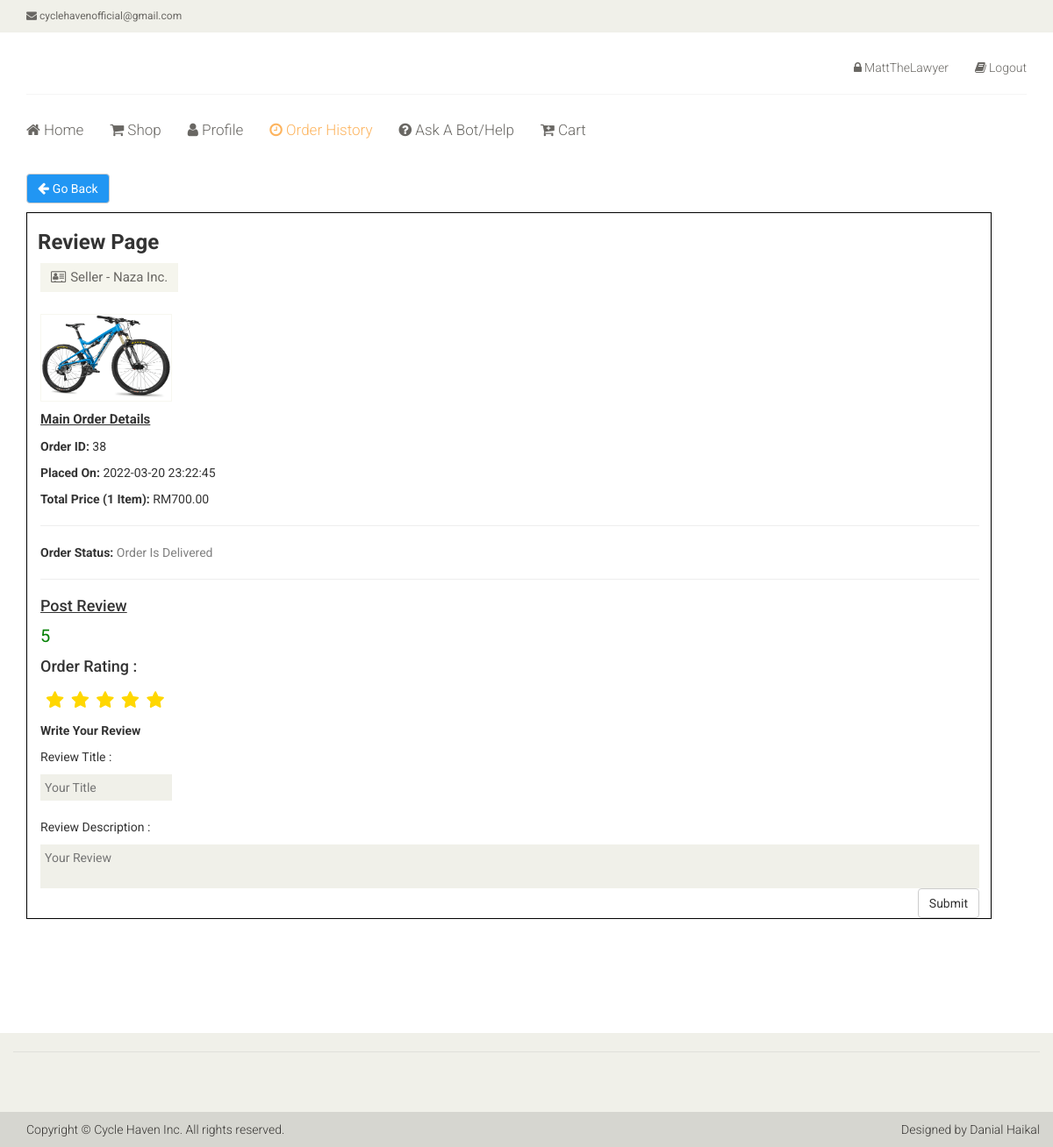
The app's page /orderreview-user.php?code=1 (signed in) with its own data.
### tables this page shows
CREATE TABLE `havenbicycle` (
  `BicycleID` int(10) NOT NULL,
  `BicycleName` varchar(70) NOT NULL,
  `BicyclePrice` decimal(10,2) NOT NULL,
  `BicycleCategory` varchar(20) NOT NULL,
  `BicycleDesc` text NOT NULL,
  `BicycleApproval` varchar(1) NOT NULL,
  `BicycleColor` varchar(50) NOT NULL,
  `BicycleImage` text NOT NULL,
  `BicycleBrand` varchar(40) NOT NULL,
  `AccountUsername` varchar(20) NOT NULL
);

CREATE TABLE `havenseller` (
  `SellerID` int(10) NOT NULL,
  `SellerUsername` varchar(20) NOT NULL,
  `SellerName` varchar(70) NOT NULL,
  `SellerEmail` varchar(50) NOT NULL,
  `SellerPhone` varchar(15) NOT NULL,
  `SellerVerificationStatus` varchar(1) NOT NULL,
  `SellerBank` varchar(70) NOT NULL
);

CREATE TABLE `havenorder` (
  `OrderID` int(10) NOT NULL,
  `OrderTotalPrice` varchar(20) NOT NULL,
  `OrderQuantity` int(10) NOT NULL,
  `OrderStatus` varchar(20) NOT NULL,
  `OrderApproval` varchar(1) NOT NULL,
  `BicycleID` int(10) NOT NULL,
  `AccountUsername` varchar(20) NOT NULL,
  `OrderPayment` text NOT NULL,
  `OrderDate` datetime NOT NULL DEFAULT current_timestamp(),
  `OrderColor` varchar(20) NOT NULL,
  `OrderMessage` text NOT NULL
);

### orderreview-user.php (the view, shortened to what this page needs)
<?php
include ("dbconnect.php");
$session = $_SESSION['AccountUsername'];
?>
<!DOCTYPE html>
<html lang="en">
<head>
    <link href="css/bootstrap.min.css" rel="stylesheet">
    <link href="css/font-awesome.min.css" rel="stylesheet">
    <link href="css/prettyPhoto.css" rel="stylesheet">
    <link href="css/price-range.css" rel="stylesheet">
    <link href="css/animate.css" rel="stylesheet">
	<link href="css/main.css" rel="stylesheet">
	<link href="css/responsive.css" rel="stylesheet">
    <link rel="stylesheet" href="https://cdnjs.cloudflare.com/ajax/libs/font-awesome/4.7.0/css/font-awesome.min.css">
</head>
<body>
	<header id="header">
		<div class="header_top">
			<div class="container">
				<div class="row">
					<div class="col-sm-6">
						<div class="contactinfo">
							<ul class="nav nav-pills">
								<li><a href="#"><i class="fa fa-envelope"></i> cyclehavenofficial@gmail.com</a></li>
							</ul>
						</div>
					</div>
				</div>
			</div>
		</div>
		<div class="header-middle">
			<div class="container">
				<div class="row">
					<div class="col-sm-4">
					</div>
					<div class="col-sm-8">
						<div class="shop-menu pull-right">
							<ul class="nav navbar-nav">
								<li><a href="userprofile.php"><i class="fa fa-lock"></i><?php echo $_SESSION['AccountUsername'] ?></a></li>
                                <li><a href="logout.php"><i class="fa fa-book"></i>Logout</a></li>
							</ul>
						</div>
					</div>
				</div>
			</div>
		</div>
		<div class="header-bottom">
			<div class="container">
				<div class="row">
					<div class="col-sm-9">
						<div class="mainmenu pull-left">
							<ul class="nav navbar-nav collapse navbar-collapse">
								<li><a href="indexuser.php"><i class="fa fa-home"></i> Home</a></li>
								<li ><a href="shopuser.php"><i class="fa fa-shopping-cart"></i> Shop<i></i></a></li>
                                <li><a href="userprofile.php"><i class="fa fa-user"></i> Profile</a></li>
                                <li><a href="orderhistory.php" class="active"><i class="fa fa-clock-o"></i> Order History</a></li>
                                <li><a href="bot/bot.php"><i class="fa fa-question-circle"></i> Ask A Bot/Help</a></li>
                                <li><a href="cart.php"><i class="fa fa-cart-plus"></i> Cart</a></li>
							</ul>
						</div>
					</div>
				</div>
			</div>
		</div>
	</header>
	<?php
		$code = $_REQUEST['code'];
		$result = mysqli_query($conn, "select * from HavenBicycle INNER JOIN HavenOrder INNER JOIN HavenSeller WHERE havenbicycle.BicycleID = '$code' and havenorder.BicycleID = '$code' and havenorder.AccountUsername='$session' and HavenBicycle.AccountUsername = HavenSeller.SellerUsername;");
		if(mysqli_num_rows($result) == 0)
		{
		?>
			<div><p>No Records Found</p></div>
		<?php
		}
			else{
				$row = mysqli_fetch_assoc($result);
				}
		?>
	<section style="margin-bottom:30px;">
		<div class="container">
			<div class="row">
				<div class="col-sm-9 padding-right">
                          <div class="mainmenu pull-left" style="margin-bottom:10px;">
							 <a class="btn btn-default" href="orderhistory.php" style="color:white;background-color:#2196F3;text-decoration:none;"><i class="fa fa-arrow-left" style="font-size:15px;margin-right:4px;"></i>Go Back</a>
						</div>
					<div class="product-details" style="width:1100px;border:1px solid black;">
                        <h3 style="margin-left:12px;"><b>Review Page</b></h3>
						<div class="col-sm-5" style="width:1100px;">
							<div class="view-product">
                                <a href="vsellerprofileu.php?code=<?php echo $row['SellerUsername']; ?>" class="btn btn-default add-to-cart"><i class="fa fa-address-card-o"></i>Seller - <?php echo $row['SellerName']; ?></a><br/>
								<img src="<?php echo $row['BicycleImage'] ?>" alt="" style="max-height:100px;max-width:150px;margin-bottom:10px;"/>
                                <p style="font-size:15px;text-decoration:underline;"><b>Main Order Details</b></p>
                                <p><b>Order ID: </b><?php echo $row['OrderID'] ?></p>
                                <p><b>Placed On: </b><?php echo $row['OrderDate'] ?></p>
                                <p><b>Total Price (<?php echo $row['OrderQuantity'] ?> Item): </b>RM<?php echo $row['OrderTotalPrice'] ?></p>
                                <hr>
                                 <p><b>Order Status: </b><span style="color:grey;"><?php echo $row['OrderStatus'] ?></span></p>
                                <hr>
                                <?php
                                $resulto4 = mysqli_query($conn, "select * from HavenOrder INNER JOIN HavenReview ON HavenOrder.BicycleID=HavenReview.BicycleID AND HavenOrder.AccountUsername=HavenReview.AccountUsername WHERE HavenReview.BicycleID = '$code' AND HavenReview.AccountUsername = '$session' AND HavenOrder.OrderStatus = 'Order Is Delivered';");
                                      if(mysqli_num_rows($resulto4)==1){
                                              echo"<br/><h3 style='margin-right:813px;background-color:silver;'><i class='fa fa-star'' style='color:orange;'></i> Review Has Already Been Made</h3>";
                                          }
                                     else if($row['OrderStatus']=='Order Is Shipping'){
                                               echo"<br/><h3 style='margin-right:842px;background-color:silver;'><i class='fa fa-star'' style='color:orange;'></i> Review Is Not Available Yet</h3>";
                                          }
                                      else if($row['OrderStatus']=='Order Is Generated'){
                                               echo"<br/><h3 style='margin-right:842px;background-color:silver;'><i class='fa fa-star'' style='color:orange;'></i> Review Is Not Available Yet</h3>";
                                          }
                                      else if($row['OrderStatus']=='Order Is Packing'){
                                               echo"<br/><h3 style='margin-right:842px;background-color:silver;'><i class='fa fa-star'' style='color:orange;'></i> Review Is Not Available Yet</h3>";
                                          }
					            else if(mysqli_num_rows($resulto4)==0){
                                ?>
                                    <form name="reviewfrm" enctype="multipart/form-data" action="orderreview-user.php" method="post">
                                        <h4 style="text-decoration:underline;">Post Review</h4>
                                                <div class="card">
                                                    <div class="card-body text-left" > <span class="myratings">5</span>
                                                        <h4 class="mt-1">Order Rating :</h4>
                                                        <fieldset class="rating" style="margin-right:205px;"> <label class="full" for="star5" title="Awesome - 5 stars"></label> <label class="full" for="star4" title="Pretty good - 4 stars"></label> <label class="full" for="star3" title="Meh - 3 stars"></label> <label class="full" for="star2" title="Kinda bad - 2 stars"></label> <label class="full" for="star1" title="Sucks big time - 1 star"></label> </fieldset>
                                                    </div>
                                                </div>
									<p><b>Write Your Review</b></p>
										<span>
                                            <p>Review Title :</p>
											<textarea name="reviewtitle" type="text" placeholder="Your Title" style="width:150px;height:30px;"></textarea><br/><br/>
										 <p>Review Description :</p>
										<textarea name="reviewdesc" placeholder="Your Review"></textarea>
                                            </span>
										<button type="submit" name="submit" class="btn btn-default pull-right" >
											Submit
										</button>
									</form>
                                     <?php }
                                ?>
							</div>
						</div>
					</div>
				</div>
			</div>
            <br/><br/><br/>
		</div>
	</section>
<footer id="footer">
		<div class="footer-top">
			<div class="container">
				<div class="row">
					<div class="col-sm-7">
					</div>
					<div class="col-sm-3">
					</div>
				</div>
			</div>
		</div>
		<div class="footer-bottom">
			<div class="container">
				<div class="row">
					<p class="pull-left">Copyright © Cycle Haven Inc. All rights reserved.</p>
					<p class="pull-right">Designed by Danial Haikal<span><a target="_blank"></a></span></p>
				</div>
			</div>
		</div>
	</footer>
</body>
</html>

### css/main.css (style rules this page uses)
body { font-family: 'Roboto', sans-serif; background:; position: relative; font-weight:400px; }
ul li { list-style: none; }
a { -webkit-transition: 300ms; -moz-transition: 300ms; -o-transition: 300ms; transition: 300ms; }
h1, h2, h3, h4, h5, h6 { font-family: 'Roboto', sans-serif; }
.header_top { background: none repeat scroll 0 0 #F0F0E9; }
.contactinfo ul li:first-child { margin-left: -15px; }
.contactinfo ul li a { font-size: 12px; color: #696763; font-family: 'Roboto', sans-serif; }
.header-middle .container .row { border-bottom: 1px solid #f5f5f5; margin-left: 0; margin-right: 0; padding-bottom: 20px; padding-top: 20px; }
.header-middle .container .row .col-sm-4 { padding-left: 0; }
.header-middle .container .row .col-sm-8 { padding-right:0; }
.shop-menu ul li { display:inline-block; padding-left: 15px; padding-right: 15px; }
.shop-menu ul li:last-child { padding-right: 0; }
.shop-menu ul li a { background: #FFFFFF; color: #696763; font-family: 'Roboto', sans-serif; font-size: 14px; font-weight: 300; padding:0; padding-right: 0; margin-top: 10px; }
.shop-menu ul li a i { margin-right:3px; }
.header-bottom { padding-bottom: 30px; padding-top: 30px; }
.navbar-collapse.collapse { padding-left: 0; }
.mainmenu ul li { padding-right: 15px; padding-left: 15px; }
.mainmenu ul li:first-child { padding-left: 0px; }
.mainmenu ul li a { color: #696763; font-family: 'Roboto', sans-serif; font-size: 17px; font-weight: 300; padding: 0; padding-bottom: 10px; }
.mainmenu ul li a:hover, .mainmenu ul li a.active, .shop-menu ul li a.active { background:none; color:#fdb45e; }
#footer { background: #F0F0E9; }
.footer-top .container { border-bottom: 1px solid #E0E0DA; padding-bottom: 20px; }
.footer-top .col-sm-3 { overflow: hidden; }
.footer-bottom { background: #D6D6D0; padding-top: 10px; }
.footer-bottom p { color: #363432; font-family: 'Roboto', sans-serif; font-weight: 300; margin-left: 15px; }
.padding-right { padding-right: 0; }
.add-to-cart { background:#F5F5ED; border: 0 none; border-radius: 0; color: #696763; font-family: 'Roboto', sans-serif; font-size: 15px; margin-bottom: 25px; }
.add-to-cart i { margin-right:5px; }
.product-details { overflow:hidden; }
.product-details { margin-bottom: 40px; overflow: hidden; margin-top: 10px; }
.view-product { position: relative; }
.view-product img { border: 1px solid #F7F7F0; height: 380px; width: 100%; }
.user_info input, select, textarea { background: #F0F0E9; border:0; color: #696763; padding: 5px; width: 100%; border-radius: 0; resize: none }

### orderreview-user.php (style rules this page uses)
.rating { border: none; }
.myratings { font-size: 20px; color: green }
.rating>label:before { margin: 5px; font-size: 20px; font-family: FontAwesome; display: inline-block; content: "\f005" }
.rating>label { color: #ddd; float: right }
.rating>[id^="star"]:checked~label, .rating:not(:checked)>label:hover, .rating:not(:checked)>label:hover~label { color: #FFD700 }
.card { width: 350px; }

### records on screen
havenbicycle: havenseller.SellerName "Naza Inc.", BicycleImage (picture), havenorder.OrderID "38", havenorder.OrderDate "2022-03-20 23:22:45", havenorder.OrderQuantity "1", havenorder.OrderTotalPrice "700.00", havenorder.OrderStatus "Order Is Delivered"

### other values on screen
$_SESSION['AccountUsername'] "MattTheLawyer"
